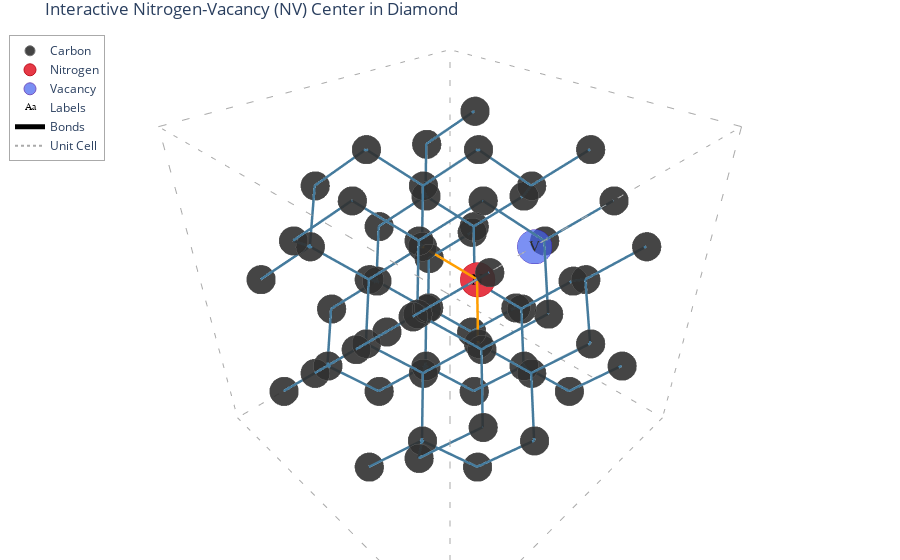

Notebook code cell kept with this figure:
### Markdown cell above
## Step 0: Know Your Defect and Electron Count

### The Raw Defect Structure

Before drawing any energy levels, we need to understand what we're working with:

| What you learn | Why it matters |
|---|---|
| Exact atomic layout and crystallographic axis | Sets the symmetry label written next to every electronic term |
| Which atoms bring which valence electrons | Lets you count the total electron pool |
| Net charge of the center | Decides how many electrons stay on the defect vs. lattice |

### Atomic Geometry Inside Diamond

#### Building the NV Center Structure

1. **Start from pristine diamond**: $sp^3$-bonded face-centered-cubic (FCC) lattice
2. **Create the defect pair**:
   - Remove one carbon atom → vacancy with three neighboring carbons with dangling $sp^3$ orbitals
   - Substitute adjacent carbon with nitrogen atom (N)
   - N keeps three tetrahedral bonds, fourth points toward vacancy

#### Crystal Structure Visualization

The following interactive 3D visualization shows the atomic structure of the NV center in diamond:

### Code cell
# Import visualization utilities
import sys
sys.path.append('code')  # Add the code directory to path
from nv_visualization_utils import create_nv_center_demo, create_nv_center_full, export_nv_center_to_threejs

from ipywidgets import interactive, Dropdown, VBox, Layout, Button, Output, HBox
import IPython.display as display

# Create the plot
fig = create_nv_center_demo()

# Create export button with styling
export_button = Button(
    description='Export to THREE.js',
    button_style='info',
    tooltip='Export the visualization as THREE.js with transparent background',
    layout=Layout(width='150px')
)

output = Output()

@export_button.on_click
def on_export_click(b):
    with output:
        output.clear_output()
        print("Exporting to THREE.js...")
        html_path = export_nv_center_to_threejs()
        print(f"✓ Exported to: {html_path}")
        print("  Open in browser for transparent background visualization")
        print("  Use Export PNG button in the HTML to save as image")

# Display the plot
fig.show()

# Display the export button and output
display.display(HBox([export_button]))
display.display(output)

### Figure 1 — Plotly figure (JSON) as saved in the notebook; plotly's stock layout.template omitted (floating-point values rounded to 4 significant figures; data arrays with more than 128 entries replaced by an {"elided": "..."} marker saying what was removed)
{"data": [{"marker": {"color": "#303030", "line": {"color": "#606060", "width": 1}, "opacity": 0.9, "size": 10}, "mode": "markers", "name": "Carbon", "type": "scatter3d", "x": [0.0, 0.8925, 1.785, 2.677, 1.785, 2.677, 0.0, 0.8925, 0.0, 0.8925, 1.785, 2.677, 1.785, 2.677, 0.0, 0.8925, 0.0, 0.8925, 1.785, 2.677, 1.785, 2.677, 0.0, 0.8925, 0.0, 0.8925, 1.785, 2.677, 1.785, 2.677, 0.0, 0.8925, 3.57, 4.462, 5.355, 6.247, 5.355, 6.247, 3.57, 4.462, 3.57, 4.462, 5.355, 6.247, 5.355, 6.247, 3.57, 4.462, 3.57, 4.462, 5.355, 6.247, 5.355, 6.247, 3.57, 4.462, 5.355, 6.247, 5.355, 6.247, 3.57, 4.462], "y": [0.0, 0.8925, 1.785, 2.677, 0.0, 0.8925, 1.785, 2.677, 0.0, 0.8925, 1.785, 2.677, 0.0, 0.8925, 1.785, 2.677, 3.57, 4.462, 5.355, 6.247, 3.57, 4.462, 5.355, 6.247, 3.57, 4.462, 5.355, 6.247, 3.57, 4.462, 5.355, 6.247, 0.0, 0.8925, 1.785, 2.677, 0.0, 0.8925, 1.785, 2.677, 0.0, 0.8925, 1.785, 2.677, 0.0, 0.8925, 1.785, 2.677, 3.57, 4.462, 5.355, 6.247, 3.57, 4.462, 5.355, 6.247, 5.355, 6.247, 3.57, 4.462, 5.355, 6.247], "z": [0.0, 0.8925, 0.0, 0.8925, 1.785, 2.677, 1.785, 2.677, 3.57, 4.462, 3.57, 4.462, 5.355, 6.247, 5.355, 6.247, 0.0, 0.8925, 0.0, 0.8925, 1.785, 2.677, 1.785, 2.677, 3.57, 4.462, 3.57, 4.462, 5.355, 6.247, 5.355, 6.247, 0.0, 0.8925, 0.0, 0.8925, 1.785, 2.677, 1.785, 2.677, 3.57, 4.462, 3.57, 4.462, 5.355, 6.247, 5.355, 6.247, 0.0, 0.8925, 0.0, 0.8925, 1.785, 2.677, 1.785, 2.677, 3.57, 4.462, 5.355, 6.247, 5.355, 6.247]}, {"marker": {"color": "#E63946", "line": {"color": "#C1121F", "width": 1}, "opacity": 1, "size": 12, "symbol": "circle"}, "mode": "markers", "name": "Nitrogen", "type": "scatter3d", "x": [3.57], "y": [3.57], "z": [3.57]}, {"marker": {"color": "#4361EE", "line": {"color": "#3A0CA3", "width": 1}, "opacity": 0.7, "size": 12, "symbol": "circle"}, "mode": "markers", "name": "Vacancy", "type": "scatter3d", "x": [4.462], "y": [4.462], "z": [4.462]}, {"mode": "text", "name": "Labels", "text": ["N", "V"], "textfont": {"color": "black", "family": "Arial Black", "size": 16}, "textposition": "middle center", "type": "scatter3d", "x": [3.57, 4.462], "y": [3.57, 4.462], "z": [3.57, 4.462]}, {"hoverinfo": "none", "line": {"color": {"elided": "246 str values"}, "width": 5}, "mode": "lines", "name": "Bonds", "type": "scatter3d", "x": {"elided": "246 float values"}, "y": {"elided": "246 float values"}, "z": {"elided": "246 float values"}}, {"hoverinfo": "none", "line": {"color": "#AAAAAA", "dash": "dot", "width": 2}, "mode": "lines", "name": "Unit Cell", "type": "scatter3d", "x": [-1, 7.247, null, 7.247, 7.247, null, 7.247, -1, null, -1, -1, null, -1, 7.247, null, 7.247, 7.247, null, 7.247, -1, null, -1, -1, null, -1, -1, null, 7.247, 7.247, null, 7.247, 7.247, null, -1, -1, null], "y": [-1, -1, null, -1, 7.247, null, 7.247, 7.247, null, 7.247, -1, null, -1, -1, null, -1, 7.247, null, 7.247, 7.247, null, 7.247, -1, null, -1, -1, null, -1, -1, null, 7.247, 7.247, null, 7.247, 7.247, null], "z": [-1, -1, null, -1, -1, null, -1, -1, null, -1, -1, null, 7.247, 7.247, null, 7.247, 7.247, null, 7.247, 7.247, null, 7.247, 7.247, null, -1, 7.247, null, -1, 7.247, null, -1, 7.247, null, -1, 7.247, null]}], "layout": {"legend": {"bordercolor": "#AAAAAA", "borderwidth": 1, "x": 0.01, "y": 0.99}, "margin": {"b": 0, "l": 0, "r": 0, "t": 30}, "scene": {"aspectmode": "data", "camera": {"center": {"x": 0, "y": 0, "z": 0}, "eye": {"x": 1, "y": -1, "z": 1}, "up": {"x": 0, "y": 0, "z": 1}}, "xaxis": {"showgrid": false, "showline": false, "showticklabels": false, "title": {"text": ""}, "zeroline": false}, "yaxis": {"showgrid": false, "showline": false, "showticklabels": false, "title": {"text": ""}, "zeroline": false}, "zaxis": {"showgrid": false, "showline": false, "showticklabels": false, "title": {"text": ""}, "zeroline": false}}, "title": {"text": "Interactive Nitrogen-Vacancy (NV) Center in Diamond"}}}
